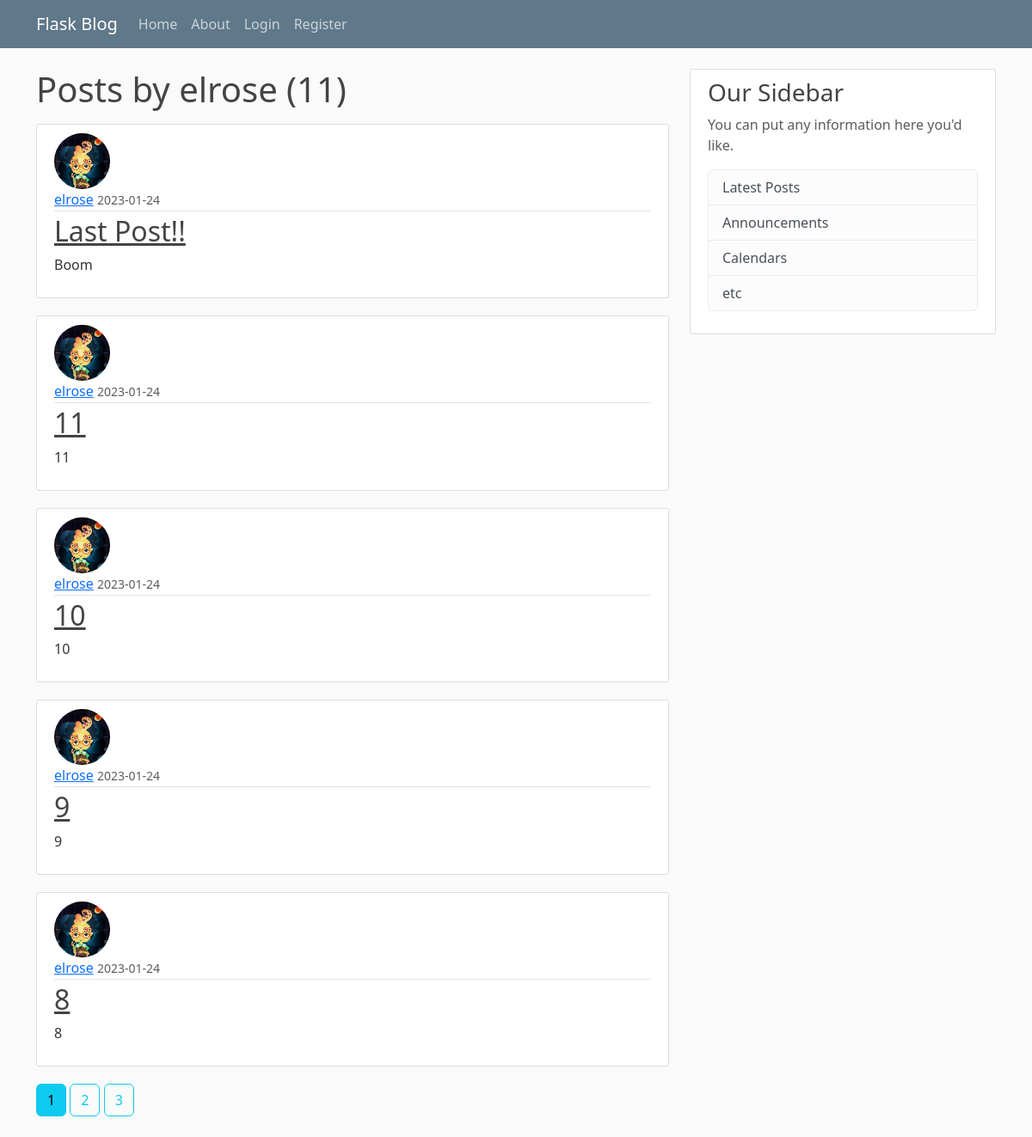
Screenshot of /user/elrose with the database file from the repository.
### foodblog/models.py (models this page shows, shortened)
class User(db.Model, UserMixin):
    id = db.Column(db.Integer, primary_key=True)
    username = db.Column(db.String(20), unique=True, nullable=False)
    email = db.Column(db.String(120), unique=True, nullable=False)
    image_file = db.Column(db.String(20), nullable=False, default='default.jpg')
    password = db.Column(db.String(60), nullable=False)
    posts = db.relationship('Post', backref='author', lazy=True)

class Post(db.Model):
    id = db.Column(db.Integer, primary_key=True)
    title = db.Column(db.String(100), nullable=False)
    date_posted = db.Column(db.DateTime, nullable=False, default=datetime.utcnow)
    content = db.Column(db.Text, nullable=False)
    user_id = db.Column(db.Integer, db.ForeignKey('user.id'), nullable=False)

### foodblog/users/routes.py (the view)
@users.route("/user/<string:username>")
def user_posts(username):
    page = request.args.get('page', 1, type=int)
    user = User.query.filter_by(username=username).first_or_404()
    posts = Post.query.filter_by(author=user)\
        .order_by(Post.date_posted.desc())\
        .paginate(page=page, per_page=5)
    return render_template("user_posts.html", posts=posts, user=user)

### foodblog/templates/user_posts.html
{% extends "layout.html" %}
{% block content %}
    <h1 class="mb-3">Posts by {{ user.username }} ({{ posts.total }})</h1>
    {% for post in posts.items %}
    <article class="media content-section">
      <img class="rounded-circle article-img" src="{{ url_for('static', filename='profile_pics/' + post.author.image_file) }}">
      <div class="media-body">
        <div class="article-metadata">
          <a class="mr-2" href="{{ url_for('users.user_posts', username=post.author.username) }}">{{ post.author.username }}</a>
          <small class="text-muted">{{ post.date_posted.strftime('%Y-%m-%d') }}</small>
        </div>
        <h2><a class="article-title" href="{{ url_for('posts.post', post_id=post.id) }}">{{ post.title }}</a></h2>
        <p class="article-content">{{ post.content }}</p>
      </div>
      </article>
    {% endfor %}
    {% for page_num in posts.iter_pages(left_edge=1, right_edge=1, left_current=1, right_current=2) %}
      {% if page_num %}
        {% if posts.page == page_num %}
          <a class="btn btn-info mb-4" href="{{ url_for('users.user_posts', username=user.username, page=page_num) }}">{{ page_num }}</a>
        {% else %}
          <a class="btn btn-outline-info mb-4" href="{{ url_for('users.user_posts', username=user.username, page=page_num) }}">{{ page_num }}</a>
        {% endif %}
      {% else %}
        ...
      {% endif %}
    {% endfor %}
{% endblock content %}

### foodblog/static/main.css (style rules this page uses)
body { background: #fafafa; color: #333333; margin-top: 5rem; }
h1, h2, h3, h4, h5, h6 { color: #444444; }
.content-section { background: #ffffff; padding: 10px 20px; border: 1px solid #dddddd; border-radius: 3px; margin-bottom: 20px; }
.article-title { color: #444444; }
.article-content { white-space: pre-line; }
.article-img { height: 65px; width: 65px; margin-right: 16px; }
.article-metadata { padding-bottom: 1px; margin-bottom: 4px; border-bottom: 1px solid #e3e3e3 }

### rows the page displays
User: username "elrose"
Post: image_file (picture), author.username "elrose", date_posted "2023-01-24", title "Last Post!!", content "Boom"
Post: image_file (picture), author.username "elrose", date_posted "2023-01-24", title "11", content "11"
Post: image_file (picture), author.username "elrose", date_posted "2023-01-24", title "10", content "10"
Post: image_file (picture), author.username "elrose", date_posted "2023-01-24", title "9", content "9"
Post: image_file (picture), author.username "elrose", date_posted "2023-01-24", title "8", content "8"

### other values shown
{{ posts.total }} "11"
{{ page_num }} "1"
{{ page_num }} "2" "3"
